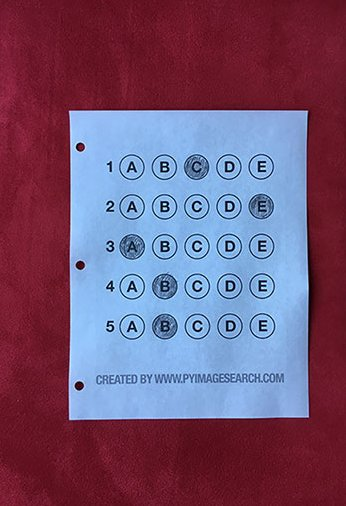
#> input picture images/60.jpg, 346 x 506 px
$ python -i scanner.py   (imports and definitions only)   (older library calls are emulated)
#> lines starting #> are read from the running program, lines starting #| are printed output that depends on the picture; after the words box and inside, x2 and y2 are one past the last pixel; in counts of white or black regions, pixels touching at a corner belong together
# import the necessary packages
from imutils.perspective import four_point_transform
from imutils import contours
import numpy as np
import imutils
import cv2


class Scanner:

	def scan(self,src):

#> called with src = 'images/60.jpg'
		result = []
		# # define the answer key which maps the question number
		# # to the correct answer


		# # load the image, convert it to grayscale, blur it
		# # slightly, then find edges
		image = cv2.imread(src)
#> image is the input picture: shape (506, 346, 3); mean B, G, R 115.5, 84.8, 116.4
		gray = cv2.cvtColor(image, cv2.COLOR_BGR2GRAY)
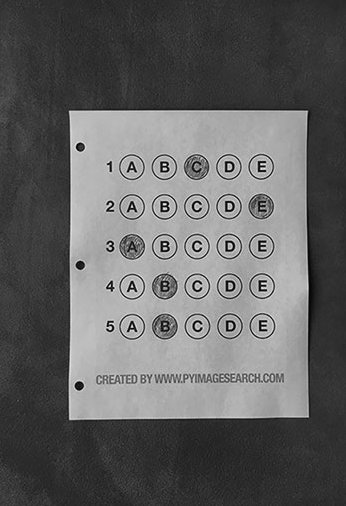
#> gray: shape (506, 346); min 1, max 246, mean 97.8
		blurred = cv2.GaussianBlur(gray, (5, 5), 0)
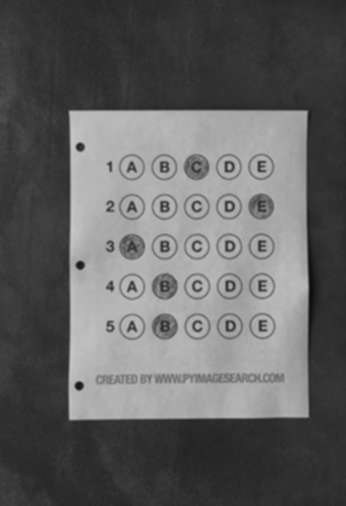
#> blurred: shape (506, 346); min 12, max 200, mean 97.8
		edged = cv2.Canny(blurred, 75, 200)
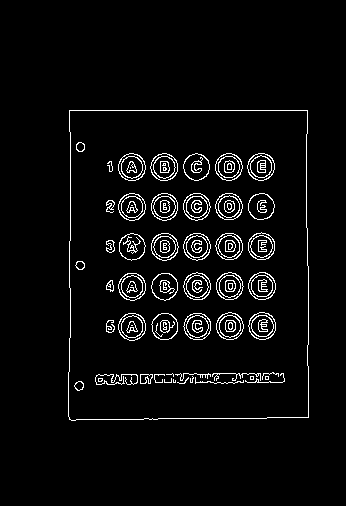
#> edged: shape (506, 346); 4.3% white in thin lines or dots, all inside (x1, y1, x2, y2) = (68, 110, 309, 421)

		# find contours in the edge map, then initialize
		# the contour that corresponds to the document
		cnts = cv2.findContours(edged.copy(), cv2.RETR_EXTERNAL,
			cv2.CHAIN_APPROX_SIMPLE)
#> cnts = 1 contour; box (x1, y1, x2, y2) and area: (68, 110, 309, 421) 73274
		cnts = cnts[0] if imutils.is_cv2() else cnts[1]
		docCnt = None

		# ensure that at least one contour was found
		if len(cnts) > 0:
			# sort the contours according to their size in
			# descending order
			cnts = sorted(cnts, key=cv2.contourArea, reverse=True)

			# loop over the sorted contours
			for c in cnts:
				# approximate the contour
				peri = cv2.arcLength(c, True)
				approx = cv2.approxPolyDP(c, 0.02 * peri, True)

				# if our approximated contour has four points,
				# then we can assume we have found the paper
				if len(approx) == 4:
					docCnt = approx
					break
#> this loop made 1 pass
#> (peri, docCnt) on pass 1: (1100.9, [[69, 110], [69, 419], [308, 417], [307, 110]])

		# apply a four point perspective transform to both the
		# original image and grayscale image to obtain a top-down
		# birds eye view of the paper
		warped = four_point_transform(gray, docCnt.reshape(4, 2))
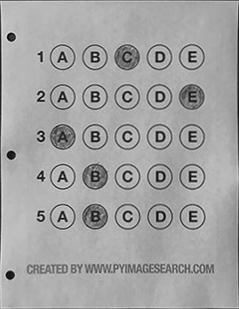
#> warped: shape (309, 239); min 7, max 229, mean 163.3

		# apply Otsu's thresholding method to binarize the warped
		# piece of paper
		thresh = cv2.threshold(warped, 0, 255,
			cv2.THRESH_BINARY_INV | cv2.THRESH_OTSU)[1]
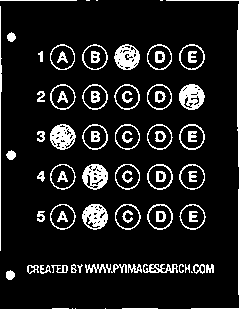
#> thresh: shape (309, 239); 11.2% white in thin lines or dots

		# find contours in the thresholded image, then initialize
		# the list of contours that correspond to questions
		cnts = cv2.findContours(thresh.copy(), cv2.RETR_EXTERNAL,
			cv2.CHAIN_APPROX_SIMPLE)
#> cnts = 62 contours, 17 with area under 20; largest, box (x1, y1, x2, y2) and area: (179, 124, 205, 150) 495, (147, 204, 173, 230) 494, (147, 164, 173, 190) 494, (179, 44, 205, 70) 493, (179, 164, 205, 190) 492
		cnts = cnts[0] if imutils.is_cv2() else cnts[1]
		questionCnts = []

		# loop over the contours
		for c in cnts:
			# compute the bounding box of the contour, then use the
			# bounding box to derive the aspect ratio
			(x, y, w, h) = cv2.boundingRect(c)
			ar = w / float(h)

			# in order to label the contour as a question, region
			# should be sufficiently wide, sufficiently tall, and
			# have an aspect ratio approximately equal to 1
			if w >= 20 and h >= 20 and ar >= 0.9 and ar <= 1.1:
				questionCnts.append(c)
#> this loop made 62 passes
#> (x, y, w, h, ar) on passes 3, 4, 5, 8, 9, 10, 11, 12, 13, 14, 15, 16: (105, 308, 1, 1, 1), (75, 308, 1, 1, 1), (72, 308, 1, 1, 1), (6, 270, 9, 10, 0.9), (51, 265, 17, 8, 2.12), (40, 265, 11, 9, 1.22), (27, 265, 12, 9, 1.33), (206, 264, 8, 9, 0.889), (193, 264, 12, 10, 1.2), (185, 264, 5, 9, 0.556), (179, 264, 5, 9, 0.556), (143, 264, 35, 9, 3.89)
#> (c, x, y, w, h, ar) on passes 1, 2, 6, 7, 29, 58: ([[191, 308], [238, 308]], 191, 308, 48, 1, 48), ([[122, 308], [157, 308]], 122, 308, 36, 1, 36), ([[52, 308], [68, 308]], 52, 308, 17, 1, 17), ([[191, 271], [191, 272], [192, 272]], 191, 271, 2, 2, 1), ([[238, 189], [238, 294]], 238, 189, 1, 106, 0.00943), ([[166, 0], [238, 0]], 166, 0, 73, 1, 73)
#> after the loop, questionCnts = 25 contours; largest, box (x1, y1, x2, y2) and area: (179, 124, 205, 150) 495, (147, 204, 173, 230) 494, (147, 164, 173, 190) 494, (179, 44, 205, 70) 493, (179, 164, 205, 190) 492

		# sort the question contours top-to-bottom, then initialize
		# the total number of  answers
		questionCnts = contours.sort_contours(questionCnts,
			method="top-to-bottom")[0]

		qnum = 0;
		# each question has 5 possible answers, to loop over the
		# question in batches of 5
		for (q, i) in enumerate(np.arange(0, len(questionCnts), 5)):
			# sort the contours for the current question from
			# left to right, then initialize the index of the
			# bubbled answer
			cnts = contours.sort_contours(questionCnts[i:i + 5])[0]
			bubbled = None

			# loop over the sorted contours
			for (j, c) in enumerate(cnts):
				# construct a mask that reveals only the current
				# "bubble" for the question
				mask = np.zeros(thresh.shape, dtype="uint8")
				cv2.drawContours(mask, [c], -1, 255, -1)

				# apply the mask to the thresholded image, then
				# count the number of non-zero pixels in the
				# bubble area
				mask = cv2.bitwise_and(thresh, thresh, mask=mask)
				total = cv2.countNonZero(mask)

				# if the current total has a larger number of total
				# non-zero pixels, then we are examining the currently
				# bubbled-in answer
				if bubbled is None or total > bubbled[0]:
					bubbled = (total, j)

			result.append(bubbled[1])
#> this loop made 5 passes
#> i on passes 1 to 5: 0, 5, 10, 15, 20
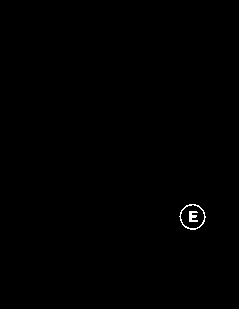
#> mask: shape (309, 239); 0.25% white in thin lines or dots, all inside (x1, y1, x2, y2) = (179, 204, 206, 230)
#> after the loop, result = [2, 4, 0, 1, 1]


		return result

>>> result = Scanner().scan('images/60.jpg')
#> result = [2, 4, 0, 1, 1]

$ run again, on images/21900.png
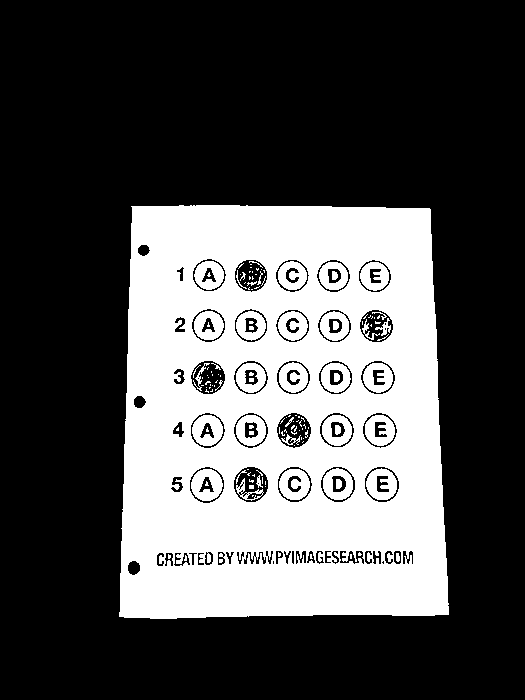
#> input picture images/21900.png, 525 x 700 px
#> in scan, image is the input picture: shape (700, 525, 3); 32.1% white; 139 white regions (96 under 20 px), largest, box (x1, y1, x2, y2) and area: (119, 205, 449, 619) 105188, (191, 469, 223, 501) 686, (279, 469, 310, 500) 670
#> in scan, `edged = cv2.Canny(blurred, 75, 200)`:
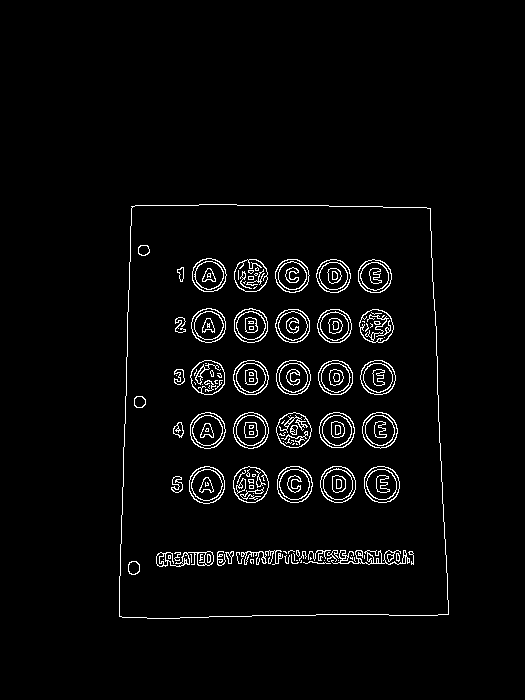
#> edged: shape (700, 525); 3.1% white in thin lines or dots, all inside (x1, y1, x2, y2) = (119, 204, 449, 619)
#> in scan, `cnts = cv2.findContours(edged.copy(), cv2.RETR_EXTERNAL, cv2.CHAIN_APP..`: cnts = 1 contour; box (x1, y1, x2, y2) and area: (119, 204, 449, 619) 128710
#> the loop in scan, `for c in cnts:` made 1 pass
#> (peri, docCnt) on pass 1: (1463.1, [[131, 206], [119, 616], [448, 614], [430, 208]])
#> in scan, `thresh = cv2.threshold(warped, 0, 255, cv2.THRESH_BINARY_INV | cv2.THR..`:
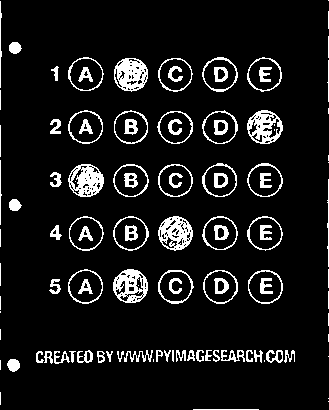
#> thresh: shape (410, 329); 9.3% white; 108 white regions (24 under 20 px)
#> in scan, `cnts = cv2.findContours(thresh.copy(), cv2.RETR_EXTERNAL, cv2.CHAIN_AP..`: cnts = 84 contours, 33 with area under 20; largest, box (x1, y1, x2, y2) and area: (68, 269, 103, 304) 907, (248, 270, 283, 304) 906, (202, 57, 238, 92) 905, (113, 216, 149, 251) 904, (158, 270, 194, 304) 902
#> the loop in scan, `for c in cnts:` made 84 passes
#> (x, y, w, h, ar) on passes 2, 3, 8, 9, 10, 11, 12, 13: (328, 401, 1, 1, 1), (328, 398, 1, 1, 1), (7, 359, 13, 13, 1), (328, 356, 1, 1, 1), (117, 351, 7, 11, 0.636), (106, 351, 7, 11, 0.636), (97, 351, 8, 12, 0.667), (69, 351, 7, 12, 0.583)
#> after the loop in scan, `for c in cnts:`: questionCnts = 25 contours; largest, box (x1, y1, x2, y2) and area: (68, 269, 103, 304) 907, (248, 270, 283, 304) 906, (202, 57, 238, 92) 905, (113, 216, 149, 251) 904, (158, 270, 194, 304) 902
#> the loop in scan, `for (q, i) in enumerate(np.arange(0, len(questionCnts), 5)):` made 5 passes
#> i on passes 1 to 5: 0, 5, 10, 15, 20
#> after the loop in scan, `for (q, i) in enumerate(np.arange(0, len(questionCnts), 5)):`: result = [1, 4, 0, 2, 1]
